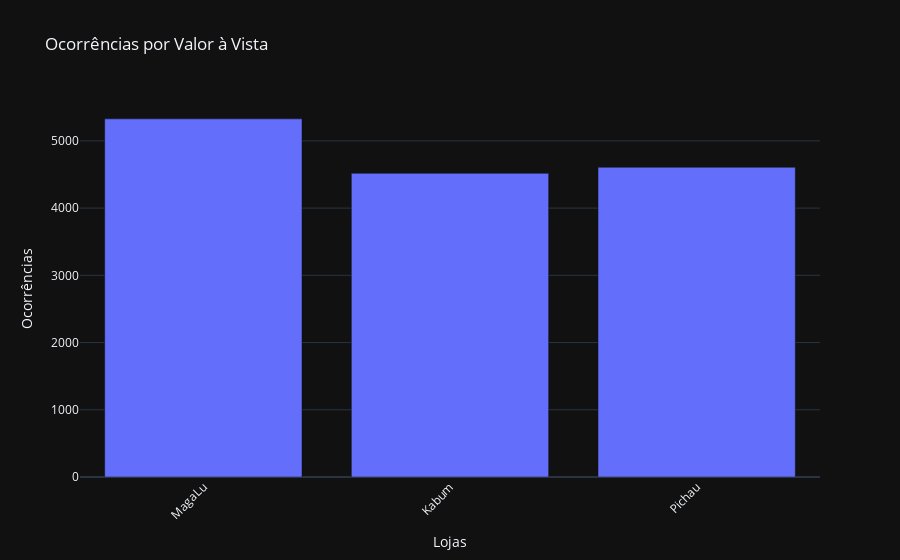

The code cell stored with this chart in its notebook:
### Code cell
# Criar um grafico utilizando o plotly e plotar o grafico da variavel ocorrencias
fig = go.Figure(data=go.Bar(x=ocorrencias['Loja'].head(3), y=ocorrencias['ValorAV'].head(3)))

# Personalizar o layout do gráfico
fig.update_layout(
title='Ocorrências por Valor à Vista',
    xaxis_title='Lojas',
    yaxis_title='Ocorrências',
    xaxis_tickangle=-45,
    template='plotly_dark'
)

fig.show()

### Figure 1 — Plotly figure (JSON) as saved in the notebook; plotly's stock layout.template omitted (floating-point values rounded to 4 significant figures)
{"data": [{"type": "bar", "x": ["MagaLu", "Kabum", "Pichau"], "y": [5328.0, 4517.0, 4608.0]}], "layout": {"title": {"text": "Ocorrências por Valor à Vista"}, "xaxis": {"tickangle": -45, "title": {"text": "Lojas"}}, "yaxis": {"title": {"text": "Ocorrências"}}}}
